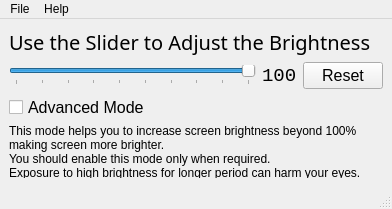
<?xml version="1.0" encoding="UTF-8"?>
<ui version="4.0">
 <class>BrightnessAdjust</class>
 <widget class="QMainWindow" name="BrightnessAdjust">
  <property name="geometry">
   <rect>
    <x>0</x>
    <y>0</y>
    <width>392</width>
    <height>206</height>
   </rect>
  </property>
  <property name="windowTitle">
   <string>Brightness Adjustment</string>
  </property>
  <widget class="QWidget" name="centralwidget">
   <layout class="QVBoxLayout" name="verticalLayout">
    <item>
     <widget class="QLabel" name="brightnessLabel">
      <property name="font">
       <font>
        <family>Arial Rounded MT Bold</family>
        <pointsize>15</pointsize>
       </font>
      </property>
      <property name="text">
       <string>Use the Slider to Adjust the Brightness</string>
      </property>
     </widget>
    </item>
    <item>
     <layout class="QHBoxLayout" name="controlWidgets">
      <item>
       <widget class="QSlider" name="horizontalSlider">
        <property name="mouseTracking">
         <bool>true</bool>
        </property>
        <property name="toolTip">
         <string>Slide to Adjust</string>
        </property>
        <property name="statusTip">
         <string>Adjusts the brightness to specified percentage.</string>
        </property>
        <property name="minimum">
         <number>10</number>
        </property>
        <property name="maximum">
         <number>100</number>
        </property>
        <property name="value">
         <number>100</number>
        </property>
        <property name="orientation">
         <enum>Qt::Horizontal</enum>
        </property>
        <property name="tickPosition">
         <enum>QSlider::TicksBelow</enum>
        </property>
       </widget>
      </item>
      <item>
       <widget class="QLabel" name="brightnessLevel">
        <property name="font">
         <font>
          <family>Consolas</family>
          <pointsize>14</pointsize>
         </font>
        </property>
        <property name="statusTip">
         <string>Current brightness percentage.</string>
        </property>
        <property name="text">
         <string>100</string>
        </property>
       </widget>
      </item>
      <item>
       <widget class="QPushButton" name="resetButton">
        <property name="font">
         <font>
          <pointsize>12</pointsize>
         </font>
        </property>
        <property name="statusTip">
         <string>Resets the brightness to 100%</string>
        </property>
        <property name="text">
         <string>Reset</string>
        </property>
       </widget>
      </item>
     </layout>
    </item>
    <item>
     <layout class="QVBoxLayout" name="advancedModeWidgets">
      <item>
       <widget class="QCheckBox" name="advancedModeCheckbox">
        <property name="font">
         <font>
          <pointsize>12</pointsize>
         </font>
        </property>
        <property name="toolTip">
         <string/>
        </property>
        <property name="statusTip">
         <string>Enables Advanced Mode for increasing brightness beyound 100%</string>
        </property>
        <property name="text">
         <string>Advanced Mode</string>
        </property>
       </widget>
      </item>
      <item>
       <widget class="QLabel" name="advancedModeWarningLabel">
        <property name="minimumSize">
         <size>
          <width>0</width>
          <height>52</height>
         </size>
        </property>
        <property name="text">
         <string>This mode helps you to increase screen brightness beyond 100% making screen more brighter.
You should enable this mode only when required.
Exposure to high brightness for longer period can harm your eyes.</string>
        </property>
        <property name="wordWrap">
         <bool>true</bool>
        </property>
       </widget>
      </item>
     </layout>
    </item>
   </layout>
  </widget>
  <widget class="QMenuBar" name="menuBar">
   <property name="geometry">
    <rect>
     <x>0</x>
     <y>0</y>
     <width>392</width>
     <height>21</height>
    </rect>
   </property>
   <widget class="QMenu" name="menuAbout">
    <property name="title">
     <string>Help</string>
    </property>
    <addaction name="actionAbout_App"/>
    <addaction name="actionAbout_Developer"/>
   </widget>
   <widget class="QMenu" name="menuFile">
    <property name="title">
     <string>File</string>
    </property>
    <addaction name="actionReset"/>
    <addaction name="actionClose"/>
   </widget>
   <addaction name="menuFile"/>
   <addaction name="menuAbout"/>
  </widget>
  <widget class="QStatusBar" name="statusBar"/>
  <action name="actionAbout_App">
   <property name="text">
    <string>About App</string>
   </property>
   <property name="statusTip">
    <string>Displays the information about the app.</string>
   </property>
  </action>
  <action name="actionAbout_Developer">
   <property name="text">
    <string>About Developer</string>
   </property>
   <property name="statusTip">
    <string>Displays the information about the app developer.</string>
   </property>
  </action>
  <action name="actionClose">
   <property name="text">
    <string>Close</string>
   </property>
   <property name="statusTip">
    <string>Closes the Application.</string>
   </property>
  </action>
  <action name="actionReset">
   <property name="text">
    <string>Reset</string>
   </property>
   <property name="statusTip">
    <string>Resets the app and removes all configurations.</string>
   </property>
  </action>
 </widget>
 <resources/>
 <connections/>
</ui>
